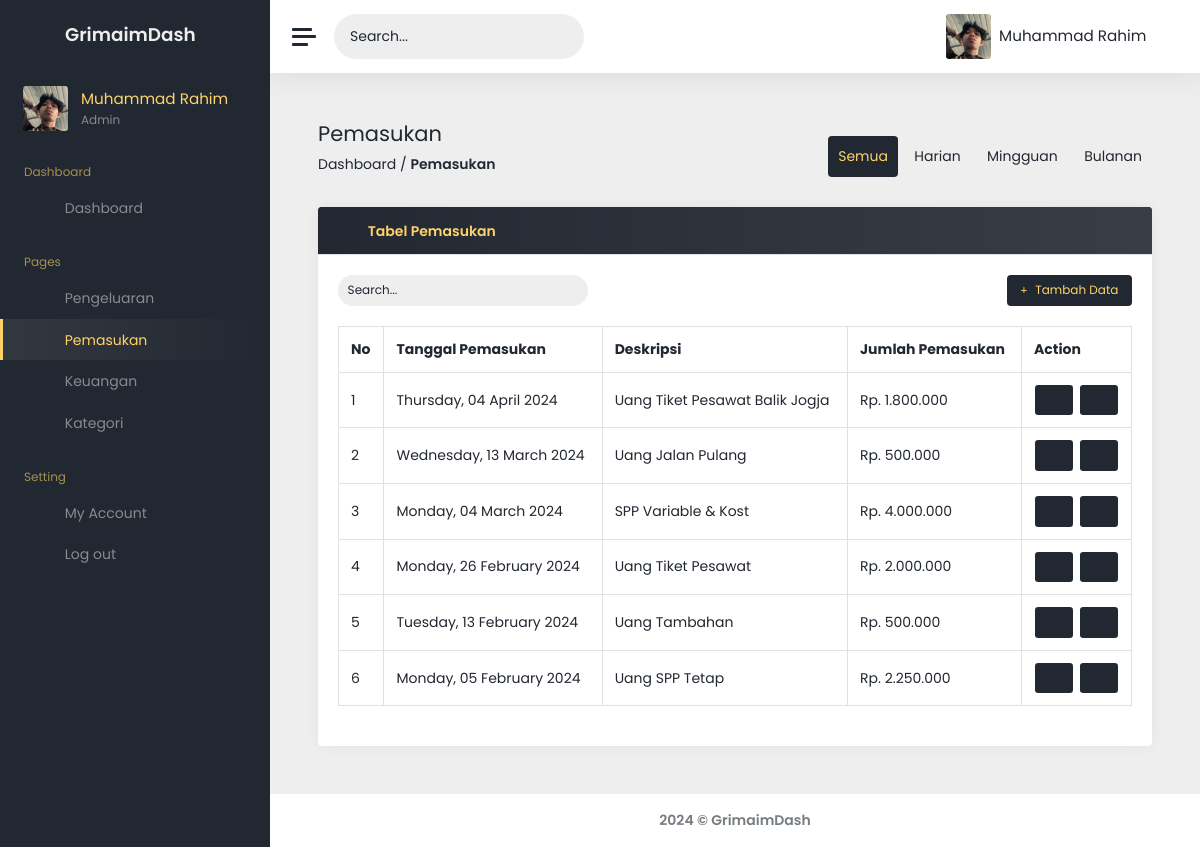
Screenshot of /pemasukan (signed in) with the database file from the repository.
### models/models.py (models this page shows, shortened)
class User(db.Model, UserMixin):
    userID = db.Column(db.Integer, primary_key=True, autoincrement=True)
    username = db.Column(db.String(50), nullable=False)
    fullname = db.Column(db.String(100), nullable=False)
    password = db.Column(db.String(100), nullable=False)
    userPicture = db.Column(db.String(1000), nullable=False, default=DEFAULT_IMAGE)

class Pemasukan(db.Model):
    pemasukanID = db.Column(db.Integer, primary_key=True, autoincrement=True)
    userID = db.Column(db.Integer, db.ForeignKey("user.userID"), nullable=False)
    tanggalPemasukan = db.Column(db.Date, nullable=False)
    deskripsiPemasukan = db.Column(db.String(255), nullable=False)
    jumlahPemasukan = db.Column(db.Float, nullable=False)

### app.py (the view)
@app.route("/pemasukan")
@login_required
def pemasukan():
    userInfo = get_userInfo(current_user.username)
    active_tab = request.args.get("tab", "tab1")
    sort_order = request.args.get("sort", "desc")
    page = request.args.get("page", 1, type=int)
    per_page = 50
    semuaPemasukan = Pemasukan.query.filter_by(userID=current_user.userID).order_by(
        Pemasukan.tanggalPemasukan.desc()
        if sort_order == "desc"
        else Pemasukan.tanggalPemasukan.asc()
    )
    semuaPemasukan_paginated = semuaPemasukan.paginate(page=page, per_page=per_page)
    start_index = (page - 1) * per_page + 1
    return render_template(
        "pemasukan/pemasukan.html",
        semuaPemasukan_paginated=semuaPemasukan_paginated,
        userInfo=userInfo,
        active_tab=active_tab,
        sort_order=sort_order,
        start_index=start_index,
    )

### app.py (called while the page is built)
@login_manager.user_loader
def loader_user(userID):
    return User.query.get(userID)

### helpers/helpers.py (called while the page is built, shortened)
def get_userInfo(username):
    user = User.query.filter_by(username=username).first()
    if user:
        user_info = {
            "userID": user.userID,
            "username": user.username,
            "fullname": user.fullname,
            "password": user.password,  # Note: Handle password carefully and consider not exposing it in the frontend
            "userPicture": user.userPicture
        }
    return user_info

### templates/pemasukan/pemasukan.html (shortened to what this page needs)
<!DOCTYPE html>
<html lang="en" data-theme="light">
<head>
	<link href="/static/assets/font-awesome-pro/css/all.min.css" rel="stylesheet" />
	<link href="/static/assets/admin-kit/css/css-adminkit.css" rel="stylesheet" />
	<link href="/static/css/style.css" rel="stylesheet" />
  <link href="/static/module/toast-alert/toastr.css" rel="stylesheet" />
  <link href="/static/module/sweetalert2/dist/sweetalert2.css" rel="stylesheet" />
</head>
<body>
	<div class="wrapper">
		<nav id="sidebar" class="sidebar js-sidebar">
			<div class="sidebar-content js-simplebar">
				<a class="sidebar-brand" href="#">
          <i class="fa-duotone fa-waves-sine me-2"></i> <span class="align-self-center">GrimaimDash</span>
        </a>
				<div class="sidebar-profile">
          <img src="{{ url_for('static', filename='images/profiles/' + current_user.userPicture) }}" class="rounded" height="45" width="45" alt="Profile Picture">
						<div class="profile-name">
							<span class="fullname">{{ userInfo.fullname }}</span>
							<span class="job">Admin</span>
						</div>
				</div>
				<ul class="sidebar-nav">
          <li class="sidebar-header">
						Dashboard
					</li>
					<li class="sidebar-item">
						<a class="sidebar-link" href="/dashboard">
              <i class="align-middle fa-duotone fa-grid-horizontal sidebar-icon"></i> <span class="align-middle">Dashboard</span>
            </a>
					</li>
					<li class="sidebar-header">
						Pages
					</li>
					<li class="sidebar-item">
						<a class="sidebar-link" href="/pengeluaran">
              <i class="align-middle fa-duotone fa-chart-line-down sidebar-icon"></i> <span class="align-middle">Pengeluaran</span>
            </a>
					</li>
					<li class="sidebar-item active">
						<a class="sidebar-link" href="/pemasukan">
              <i class="align-middle fa-duotone fa-chart-line-up sidebar-icon"></i> <span class="align-middle">Pemasukan</span>
            </a>
					</li>
					<li class="sidebar-item">
						<a class="sidebar-link" href="/keuangan">
              <i class="align-middle fa-duotone fa-money-bill-transfer sidebar-icon"></i> <span class="align-middle">Keuangan</span>
            </a>
					</li>
          <li class="sidebar-item">
						<a class="sidebar-link" href="/kategori">
              <i class="align-middle fa-duotone fa-cart-shopping-fast sidebar-icon"></i> <span class="align-middle">Kategori</span>
            </a>
					</li>
					<li class="sidebar-header">
						Setting
					</li>
					<li class="sidebar-item">
						<a class="sidebar-link" href="/account/{{ userInfo.username }}">
              <i class="align-middle fa-duotone fa-gears sidebar-icon"></i> <span class="align-middle">My Account</span>
            </a>
					</li>
					<li class="sidebar-item">
						<a class="sidebar-link" href="/logout">
              <i class="align-middle fa-duotone fa-arrow-right-from-bracket sidebar-icon"></i> <span class="align-middle">Log out</span>
            </a>
					</li>
				</ul>
			</div>
		</nav>
		<div class="main">
			<nav class="navbar navbar-expand">
				<a class="sidebar-toggle js-sidebar-toggle">
          <i class="hamburger align-self-center"></i>
        </a>
				<div class="sidebar-search">
					<input type="text" placeholder="Search..." id="searchInput">
					<button type="submit"><i class="fa-duotone fa-magnifying-glass"></i></button>
				</div>
				<div class="sidebar-mode">
					<button type="button" data-theme-toggle aria-label="Change to light theme">
					</button>
				</div>
				<div class="navbar-profile dropdown" onclick="toggleDropdown(this)">
					<a class="dropbtn">
						<img src="{{ url_for('static', filename='images/profiles/' + current_user.userPicture) }}" class="rounded" height="45" width="45" alt="Profile Picture">
						<span class="d-none d-sm-inline-block fullname">{{ userInfo["fullname"] }}</span>
						<i class="fa-duotone fa-caret-down d-none d-sm-inline-block"></i>
					</a>
				</div>
			</nav>
			<main class="content">
				<div class="container-fluid p-0">
					<div class="row d-flex justify-content-center row-one mb-3">
						<div class="col-xl-6 col-md-6 left">
							<div class="pages-header">
								<h1 class="h3 mb-2">Pemasukan</h1>
								<p><a href="/dashboard" class="text-decoration-none">Dashboard</a> / <strong>Pemasukan</strong></p>
							</div>
						</div>
						<div class="col-xl-6 col-md-6 right">
							<div class="tabs-container">
                <a href="/pemasukan" class="tab {% if active_tab == 'tab1' %}active{% endif %}" onclick="showTabAccount('tab1')">Semua</a>
                <a href="/pemasukan/harian" class="tab {% if active_tab == 'tab2' %}active{% endif %}" onclick="showTabAccount('tab2')">Harian</a>
                <a href="/pemasukan/mingguan" class="tab {% if active_tab == 'tab3' %}active{% endif %}" onclick="showTabAccount('tab3')">Mingguan</a>
                <a href="/pemasukan/bulanan" class="tab {% if active_tab == 'tab4' %}active{% endif %}" onclick="showTabAccount('tab4')">Bulanan</a>
							</div>
						</div>
					</div>
					<div id="tab1" class="tab-content {% if active_tab == 'tab1' %}active{% endif %}">
						<div class="row">
              <div class="col-12">
                <div class="card card-table">
                  <div class="card-header">
                    <h5><i class="fa-duotone fa-table me-2"></i>Tabel Pemasukan</h5>
                  </div>
                  <div class="card-body">
                    <div class="row-one">
                      <input type="search" id="myInput" onkeyup="myFunction()" class="form-control-sm" placeholder="Search..." style="padding: 0.40rem 0.60rem;">
                      <a href="/pemasukan/tambah-data" type="button" class="btn btn-sm aero-btn-2" style="padding: 0.40rem 0.60rem;">
                        <i class="fa-solid fa-plus mx-1"></i><span class="mx-1 span-add">Tambah Data</span>
                      </a>
                    </div>
                    <div class="row">
                      <div class="table-responsive pb-1">
                        <table class="table table-hover table-bordered text-nowrap" id="myTable">
                          <thead>
                            <tr>
                              <th>No</th>
                              <th id="buttonSorted">Tanggal Pemasukan&nbsp;&nbsp;<i class="fa-duotone fa-sort-down"></i></th>
                              <th>Deskripsi</th>
                              <th>Jumlah Pemasukan</th>
                              <th>Action</th>
                            </tr>
                          </thead>
                          <tbody>
                            {% for pemasukan in semuaPemasukan_paginated %}
                            <tr>
                              <td>{{ start_index + loop.index0 }}</td>
                              <td>{{ pemasukan.tanggalPemasukan.strftime('%A, %d %B %Y') }}</td>
                              <td>{{ pemasukan.deskripsiPemasukan }}</td>
                              <td>Rp. {{ '{:,.0f}'.format(pemasukan.jumlahPemasukan).replace(',', '.') }}</td>
                              <td>
                                <div class="button-action">
                                  <a href="/pemasukan/ID={{ pemasukan.pemasukanID }}/edit-data" type="button" class="update btn aero-btn-1" title="Update">
                                    <i class="fa-solid fa-pen"></i>
                                  </a>
                                  <a href="#" type="button" class="delete btn aero-btn-1" id="deleteButton" title="delete" onclick="confirmDelete('{{ pemasukan.pemasukanID }}')">
                                    <i class="fa-solid fa-trash-xmark"></i>
                                  </a>
                                </div>
                              </td>
                            </tr>
                            {% endfor %}
                          </tbody>
                        </table>
                      </div>
                    </div>
                  </div>
                </div>
              </div>
            </div>
					</div>
				</div>
			</main>
			<footer class="footer">
				<div class="container-fluid">
					<div class="row text-muted d-flex">
						<div class="col-12 text-center">
							<p class="mb-0">
								<a class="text-muted text-decoration-none" href="https://www.instagram.com/aiiimmmm._" target="_blank"><strong>2024 &copy; GrimaimDash</strong></a>
							</p>
						</div>
					</div>
				</div>
			</footer>
		</div>
	</div>
</body>
</html>

### rows the page displays
User: userPicture (picture), fullname "Muhammad Rahim"
Pemasukan: start_index+loop.index0 "1", tanggalPemasukan "Thursday, 04 April 2024", deskripsiPemasukan "Uang Tiket Pesawat Balik Jogja", jumlahPemasukan "1.800.000"
Pemasukan: index0 "2", tanggalPemasukan "Wednesday, 13 March 2024", deskripsiPemasukan "Uang Jalan Pulang", jumlahPemasukan "500.000"
Pemasukan: index0 "3", tanggalPemasukan "Monday, 04 March 2024", deskripsiPemasukan "SPP Variable & Kost", jumlahPemasukan "4.000.000"
Pemasukan: index0 "4", tanggalPemasukan "Monday, 26 February 2024", deskripsiPemasukan "Uang Tiket Pesawat", jumlahPemasukan "2.000.000"
Pemasukan: index0 "5", tanggalPemasukan "Tuesday, 13 February 2024", deskripsiPemasukan "Uang Tambahan", jumlahPemasukan "500.000"
Pemasukan: index0 "6", tanggalPemasukan "Monday, 05 February 2024", deskripsiPemasukan "Uang SPP Tetap", jumlahPemasukan "2.250.000"
